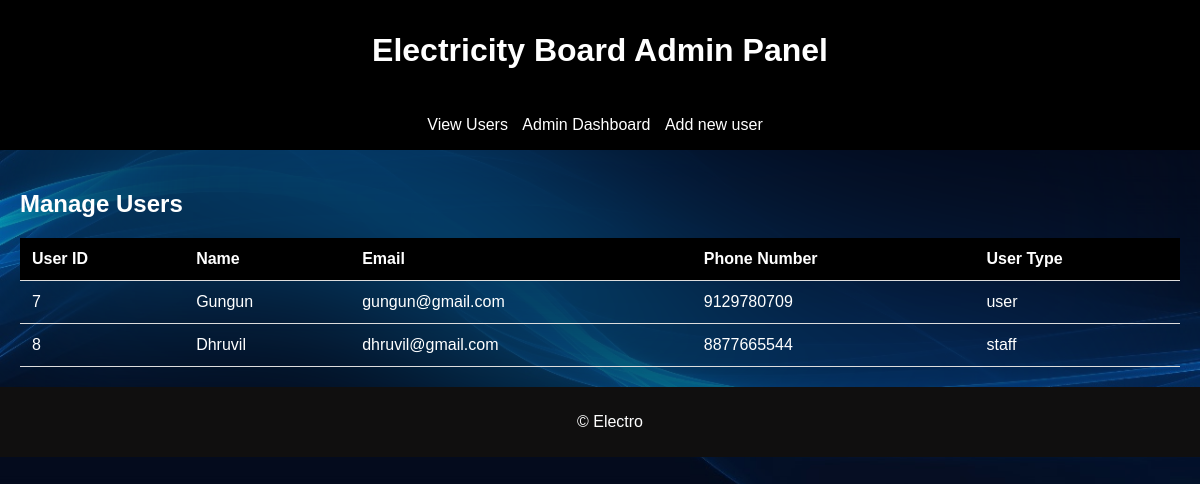
The app's page /manageuser/, older data.
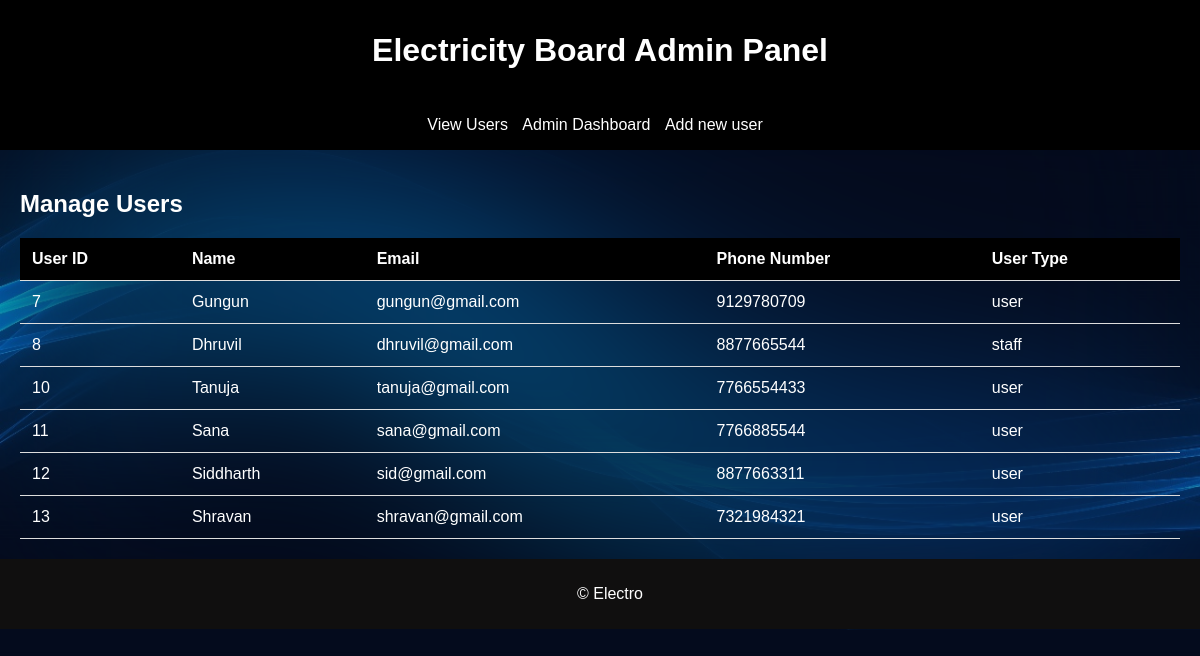
The same page, newer data.
### electro/models.py (models this page shows)
class CustomUser(AbstractUser):
    id = models.AutoField(primary_key=True)
    USER_TYPE_CHOICES = [
        ('user', 'User'),
        ('staff', 'Staff')
        ]
    user_type = models.CharField(max_length=50, choices=USER_TYPE_CHOICES)
    firstname=models.CharField(max_length=255)
    lastname=models.CharField(max_length=255)
    emailid = models.CharField(max_length=255)
    phone_number = models.CharField(max_length=15, unique=True,null=True,blank=True)
    groups = models.ManyToManyField(
        'auth.Group',
        related_name='custom_user_groups',
        blank=True,
        help_text='The groups this user belongs to. A user will get all permissions granted to each of their groups.',
        verbose_name='groups',
    )
    user_permissions = models.ManyToManyField(
        'auth.Permission',
        related_name='custom_user_permissions',
        blank=True,
        help_text='Specific permissions for this user.',
        verbose_name='user permissions',
    )

### electro/views.py (the view)
# urls.py: path('manageuser/',views.manageuser,name='manage'),
def manageuser(request):
    regular_users = CustomUser.objects.filter(is_superuser=False)
    return render(request,"electro/manageuser.html",{'regular_users': regular_users})

### templates/electro/manageuser.html (shortened to what this page needs)
{% extends 'base2.html' %}
{% load static %}
{% block content %}
<body style="background-image: url('{% static '/images/admin3.jpg' %}'); background-size: cover; background-position: center;backdrop-filter: blur(100px);">
<main>
    <section>
        <h2 style="color: white;">Manage Users</h2>
        <table style="color: white;">
            <thead>
                <tr>
                    <th>User ID</th>
                    <th>Name</th>
                    <th>Email</th>
                    <th>Phone Number</th>
                    <th>User Type</th>
                </tr>
            </thead>
            <tbody>
            {% for u in regular_users %}
                <tr>
                    <td>{{ u.id }}</td>
                    <td>{{u.first_name }}</td>
                    <td>{{ u.email }}</td>
                    <td>{{ u.phone_number }}</td>
                    <td>{{ u.user_type }}</td>
                </tr>
            {% endfor %}
            </tbody>
        </table>
    </section>
</main>
{% endblock content %}

Row changes from the older to the newer data that the page shows:
added CustomUser: id "10", first_name "Tanuja", email "tanuja@gmail.com", phone_number "7766554433", user_type "user"
added CustomUser: id "11", first_name "Sana", email "sana@gmail.com", phone_number "7766885544", user_type "user"
added CustomUser: id "12", first_name "Siddharth", email "sid@gmail.com", phone_number "8877663311", user_type "user"
added CustomUser: id "13", first_name "Shravan", email "shravan@gmail.com", phone_number "7321984321", user_type "user"
